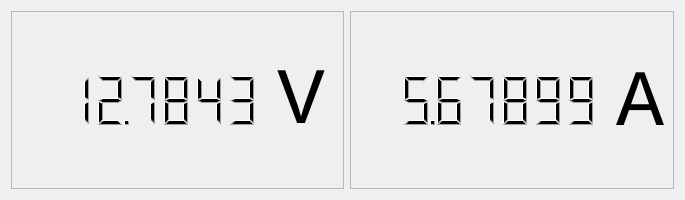
                              <widget class="QFrame" name="frame_126">
                               <property name="minimumSize">
                                <size>
                                 <width>0</width>
                                 <height>200</height>
                                </size>
                               </property>
                               <property name="frameShape">
                                <enum>QFrame::NoFrame</enum>
                               </property>
                               <property name="frameShadow">
                                <enum>QFrame::Plain</enum>
                               </property>
                               <layout class="QGridLayout" name="gridLayout_26">
                                <item row="0" column="0">
                                 <widget class="QFrame" name="frame_127">
                                  <property name="frameShape">
                                   <enum>QFrame::StyledPanel</enum>
                                  </property>
                                  <property name="frameShadow">
                                   <enum>QFrame::Raised</enum>
                                  </property>
                                  <layout class="QHBoxLayout" name="horizontalLayout_35">
                                   <item>
                                    <widget class="QLCDNumber" name="Voltage_4">
                                     <property name="sizePolicy">
                                      <sizepolicy hsizetype="Preferred" vsizetype="Preferred">
                                       <horstretch>0</horstretch>
                                       <verstretch>0</verstretch>
                                      </sizepolicy>
                                     </property>
                                     <property name="minimumSize">
                                      <size>
                                       <width>250</width>
                                       <height>0</height>
                                      </size>
                                     </property>
                                     <property name="autoFillBackground">
                                      <bool>false</bool>
                                     </property>
                                     <property name="frameShape">
                                      <enum>QFrame::NoFrame</enum>
                                     </property>
                                     <property name="frameShadow">
                                      <enum>QFrame::Plain</enum>
                                     </property>
                                     <property name="smallDecimalPoint">
                                      <bool>true</bool>
                                     </property>
                                     <property name="digitCount">
                                      <number>7</number>
                                     </property>
                                     <property name="value" stdset="0">
                                      <double>12.784300000000000</double>
                                     </property>
                                    </widget>
                                   </item>
                                   <item>
                                    <widget class="QFrame" name="frame_128">
                                     <property name="frameShape">
                                      <enum>QFrame::NoFrame</enum>
                                     </property>
                                     <property name="frameShadow">
                                      <enum>QFrame::Plain</enum>
                                     </property>
                                     <layout class="QVBoxLayout" name="verticalLayout_81">
                                      <property name="leftMargin">
                                       <number>0</number>
                                      </property>
                                      <property name="topMargin">
                                       <number>14</number>
                                      </property>
                                      <item>
                                       <widget class="QLabel" name="Vlabel">
                                        <property name="font">
                                         <font>
                                          <family>Courier New</family>
                                          <pointsize>8</pointsize>
                                         </font>
                                        </property>
                                        <property name="text">
                                         <string>&lt;html&gt;&lt;head/&gt;&lt;body&gt;&lt;p align=&quot;center&quot;&gt;&lt;span style=&quot; font-size:60pt;&quot;&gt;V&lt;/span&gt;&lt;/p&gt;&lt;/body&gt;&lt;/html&gt;</string>
                                        </property>
                                       </widget>
                                      </item>
                                     </layout>
                                    </widget>
                                   </item>
                                  </layout>
                                 </widget>
                                </item>
                                <item row="0" column="1">
                                 <widget class="QFrame" name="frame_129">
                                  <property name="frameShape">
                                   <enum>QFrame::StyledPanel</enum>
                                  </property>
                                  <property name="frameShadow">
                                   <enum>QFrame::Raised</enum>
                                  </property>
                                  <layout class="QHBoxLayout" name="horizontalLayout_36">
                                   <item>
                                    <widget class="QLCDNumber" name="Current_4">
                                     <property name="minimumSize">
                                      <size>
                                       <width>250</width>
                                       <height>0</height>
                                      </size>
                                     </property>
                                     <property name="frameShape">
                                      <enum>QFrame::NoFrame</enum>
                                     </property>
                                     <property name="frameShadow">
                                      <enum>QFrame::Plain</enum>
                                     </property>
                                     <property name="smallDecimalPoint">
                                      <bool>true</bool>
                                     </property>
                                     <property name="digitCount">
                                      <number>7</number>
                                     </property>
                                     <property name="value" stdset="0">
                                      <double>5.678990000000000</double>
                                     </property>
                                    </widget>
                                   </item>
                                   <item>
                                    <widget class="QFrame" name="frame_130">
                                     <property name="frameShape">
                                      <enum>QFrame::NoFrame</enum>
                                     </property>
                                     <property name="frameShadow">
                                      <enum>QFrame::Plain</enum>
                                     </property>
                                     <layout class="QVBoxLayout" name="verticalLayout_82">
                                      <property name="spacing">
                                       <number>0</number>
                                      </property>
                                      <property name="leftMargin">
                                       <number>0</number>
                                      </property>
                                      <property name="topMargin">
                                       <number>8</number>
                                      </property>
                                      <property name="rightMargin">
                                       <number>0</number>
                                      </property>
                                      <property name="bottomMargin">
                                       <number>0</number>
                                      </property>
                                      <item>
                                       <widget class="QLabel" name="Alabel">
                                        <property name="font">
                                         <font>
                                          <family>Courier New</family>
                                          <pointsize>8</pointsize>
                                         </font>
                                        </property>
                                        <property name="text">
                                         <string>&lt;html&gt;&lt;head/&gt;&lt;body&gt;&lt;p align=&quot;center&quot;&gt;&lt;span style=&quot; font-size:60pt;&quot;&gt;A&lt;/span&gt;&lt;/p&gt;&lt;/body&gt;&lt;/html&gt;</string>
                                        </property>
                                        <property name="scaledContents">
                                         <bool>false</bool>
                                        </property>
                                       </widget>
                                      </item>
                                     </layout>
                                    </widget>
                                   </item>
                                  </layout>
                                 </widget>
                                </item>
                               </layout>
                              </widget>
